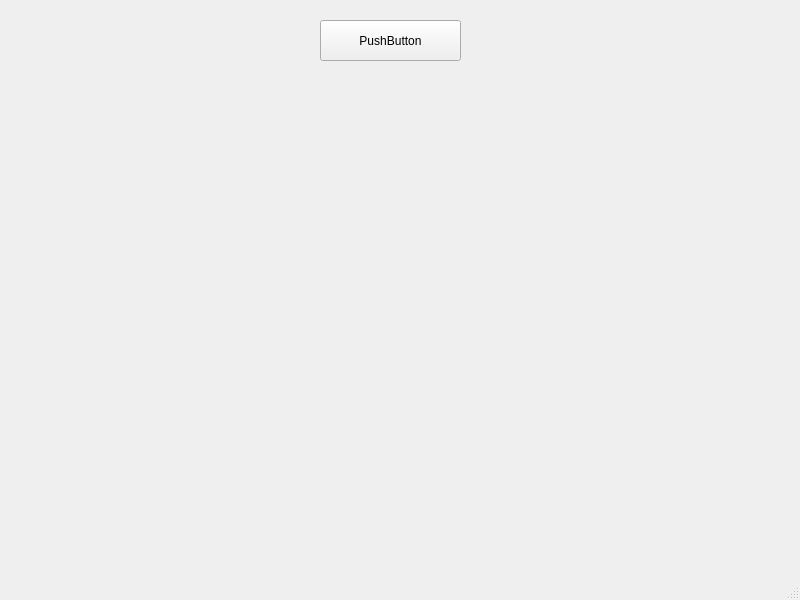
<?xml version="1.0" encoding="UTF-8"?>
<ui version="4.0">
 <class>MainWindow</class>
 <widget class="QMainWindow" name="MainWindow">
  <property name="geometry">
   <rect>
    <x>0</x>
    <y>0</y>
    <width>800</width>
    <height>600</height>
   </rect>
  </property>
  <property name="windowTitle">
   <string>MainWindow</string>
  </property>
  <widget class="QWidget" name="centralwidget">
   <widget class="QPushButton" name="pushButton">
    <property name="geometry">
     <rect>
      <x>320</x>
      <y>20</y>
      <width>141</width>
      <height>41</height>
     </rect>
    </property>
    <property name="text">
     <string>PushButton</string>
    </property>
   </widget>
  </widget>
  <widget class="QMenuBar" name="menubar">
   <property name="geometry">
    <rect>
     <x>0</x>
     <y>0</y>
     <width>800</width>
     <height>17</height>
    </rect>
   </property>
  </widget>
  <widget class="QStatusBar" name="statusbar"/>
 </widget>
 <resources/>
 <connections/>
</ui>
